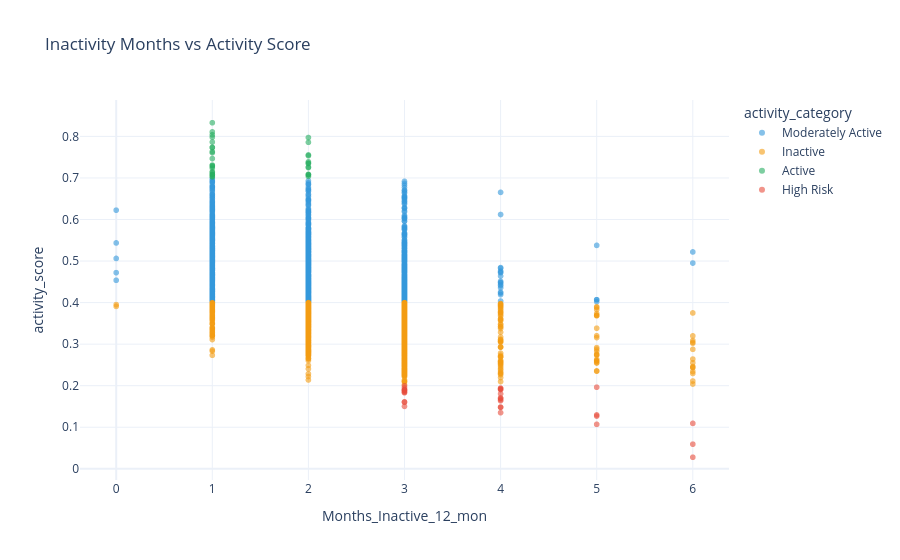

The notebook cell this image was saved under:
### Code cell
fig = px.scatter(df.sample(2000, random_state=SEED), x='Months_Inactive_12_mon', y='activity_score',
                 color='activity_category',
                 color_discrete_map={'Active':SAFE,'Moderately Active':NEUTRAL,'Inactive':WARNING,'High Risk':RISK},
                 template=TEMPLATE, title='Inactivity Months vs Activity Score', opacity=0.6)
fig.show()

### Figure 1 — Plotly figure (JSON) as saved in the notebook; plotly's stock layout.template omitted (floating-point values rounded to 4 significant figures; data arrays with more than 128 entries replaced by an {"elided": "..."} marker saying what was removed)
{"data": [{"hovertemplate": "activity_category=Moderately Active<br>Months_Inactive_12_mon=%{x}<br>activity_score=%{y}<extra></extra>", "legendgroup": "Moderately Active", "marker": {"color": "#3498DB", "opacity": 0.6, "symbol": "circle"}, "mode": "markers", "name": "Moderately Active", "showlegend": true, "type": "scattergl", "x": {"elided": "1113 int values"}, "xaxis": "x", "y": {"elided": "1113 float values"}, "yaxis": "y"}, {"hovertemplate": "activity_category=Inactive<br>Months_Inactive_12_mon=%{x}<br>activity_score=%{y}<extra></extra>", "legendgroup": "Inactive", "marker": {"color": "#F39C12", "opacity": 0.6, "symbol": "circle"}, "mode": "markers", "name": "Inactive", "showlegend": true, "type": "scattergl", "x": {"elided": "822 int values"}, "xaxis": "x", "y": {"elided": "822 float values"}, "yaxis": "y"}, {"hovertemplate": "activity_category=Active<br>Months_Inactive_12_mon=%{x}<br>activity_score=%{y}<extra></extra>", "legendgroup": "Active", "marker": {"color": "#27AE60", "opacity": 0.6, "symbol": "circle"}, "mode": "markers", "name": "Active", "showlegend": true, "type": "scattergl", "x": [1, 2, 1, 2, 2, 1, 2, 1, 1, 1, 1, 1, 1, 1, 1, 2, 2, 2, 1, 1, 1, 2, 2, 2, 1, 2, 2, 1, 2, 1, 1, 1, 1, 1], "xaxis": "x", "y": [0.7864, 0.7555, 0.8109, 0.7347, 0.7262, 0.7077, 0.7084, 0.7736, 0.7096, 0.7075, 0.7037, 0.8329, 0.7608, 0.8038, 0.7024, 0.725, 0.7388, 0.7084, 0.7274, 0.7148, 0.7981, 0.7536, 0.7358, 0.7858, 0.7733, 0.7071, 0.7974, 0.7137, 0.7037, 0.7466, 0.7296, 0.7309, 0.7634, 0.7237], "yaxis": "y"}, {"hovertemplate": "activity_category=High Risk<br>Months_Inactive_12_mon=%{x}<br>activity_score=%{y}<extra></extra>", "legendgroup": "High Risk", "marker": {"color": "#E74C3C", "opacity": 0.6, "symbol": "circle"}, "mode": "markers", "name": "High Risk", "showlegend": true, "type": "scattergl", "x": [3, 4, 3, 4, 6, 4, 4, 4, 6, 4, 3, 5, 3, 3, 3, 3, 4, 5, 5, 4, 3, 4, 4, 4, 3, 4, 3, 5, 6, 3, 3], "xaxis": "x", "y": [0.1996, 0.1803, 0.1599, 0.1935, 0.1093, 0.1479, 0.1664, 0.1638, 0.05914, 0.1484, 0.1502, 0.1963, 0.1903, 0.1883, 0.1947, 0.1611, 0.191, 0.1296, 0.1268, 0.1351, 0.1864, 0.1702, 0.1907, 0.1698, 0.1903, 0.1939, 0.1892, 0.1069, 0.02773, 0.183, 0.184], "yaxis": "y"}], "layout": {"legend": {"title": {"text": "activity_category"}, "tracegroupgap": 0}, "title": {"text": "Inactivity Months vs Activity Score"}, "xaxis": {"anchor": "y", "domain": [0.0, 1.0], "title": {"text": "Months_Inactive_12_mon"}}, "yaxis": {"anchor": "x", "domain": [0.0, 1.0], "title": {"text": "activity_score"}}}}
